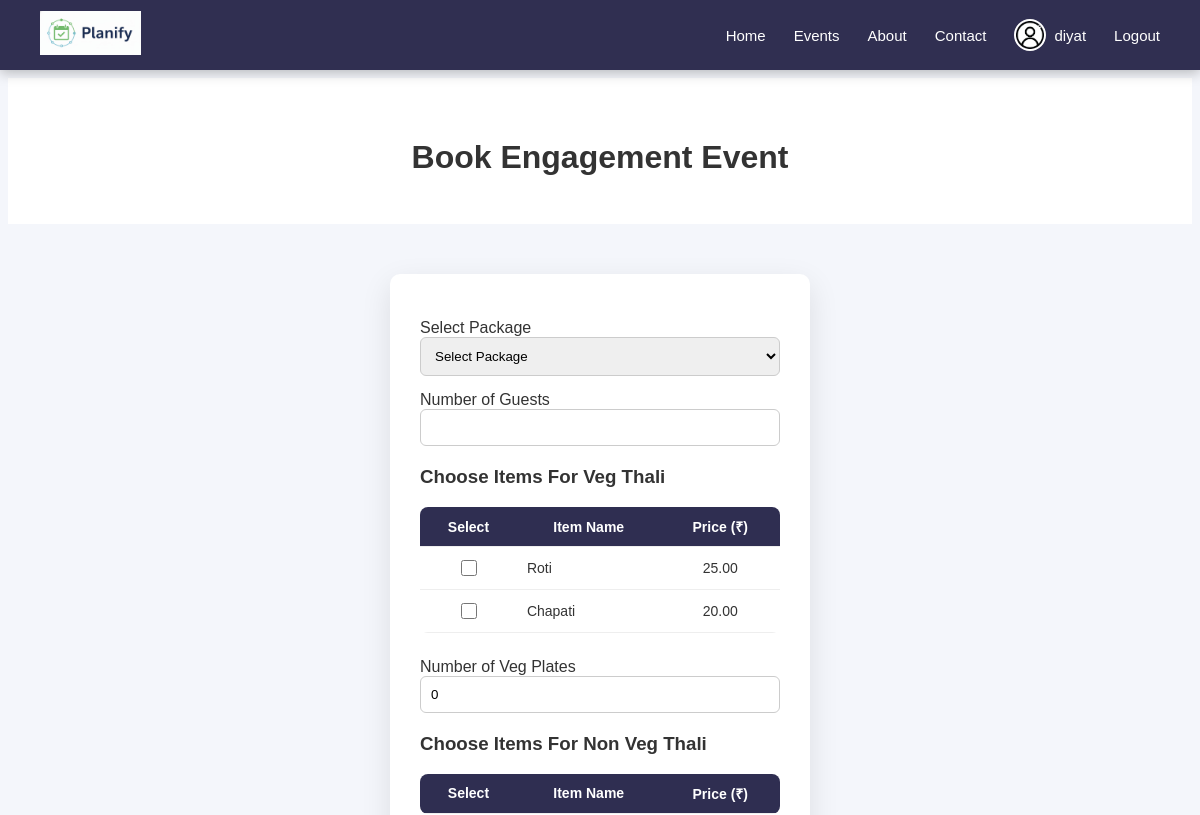
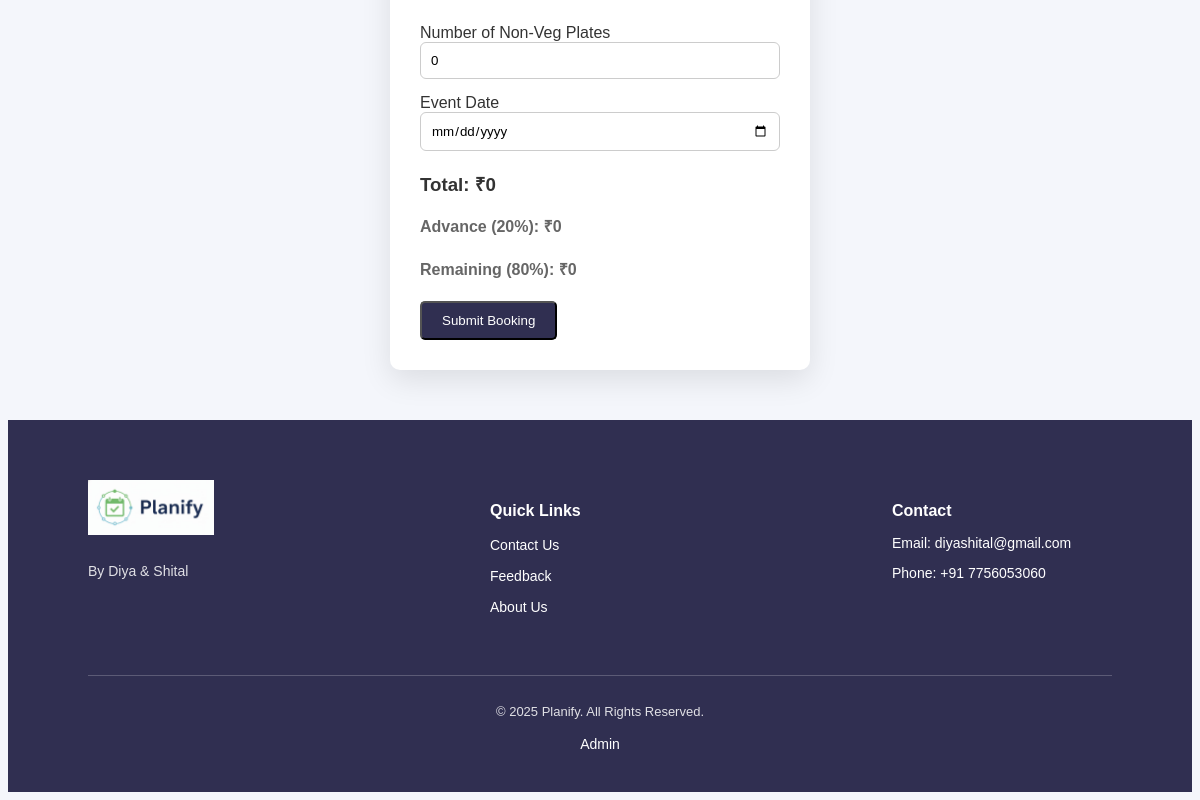
The app's page /booking.php?event_id=3 (signed in), older data (2 pictures, top to bottom).
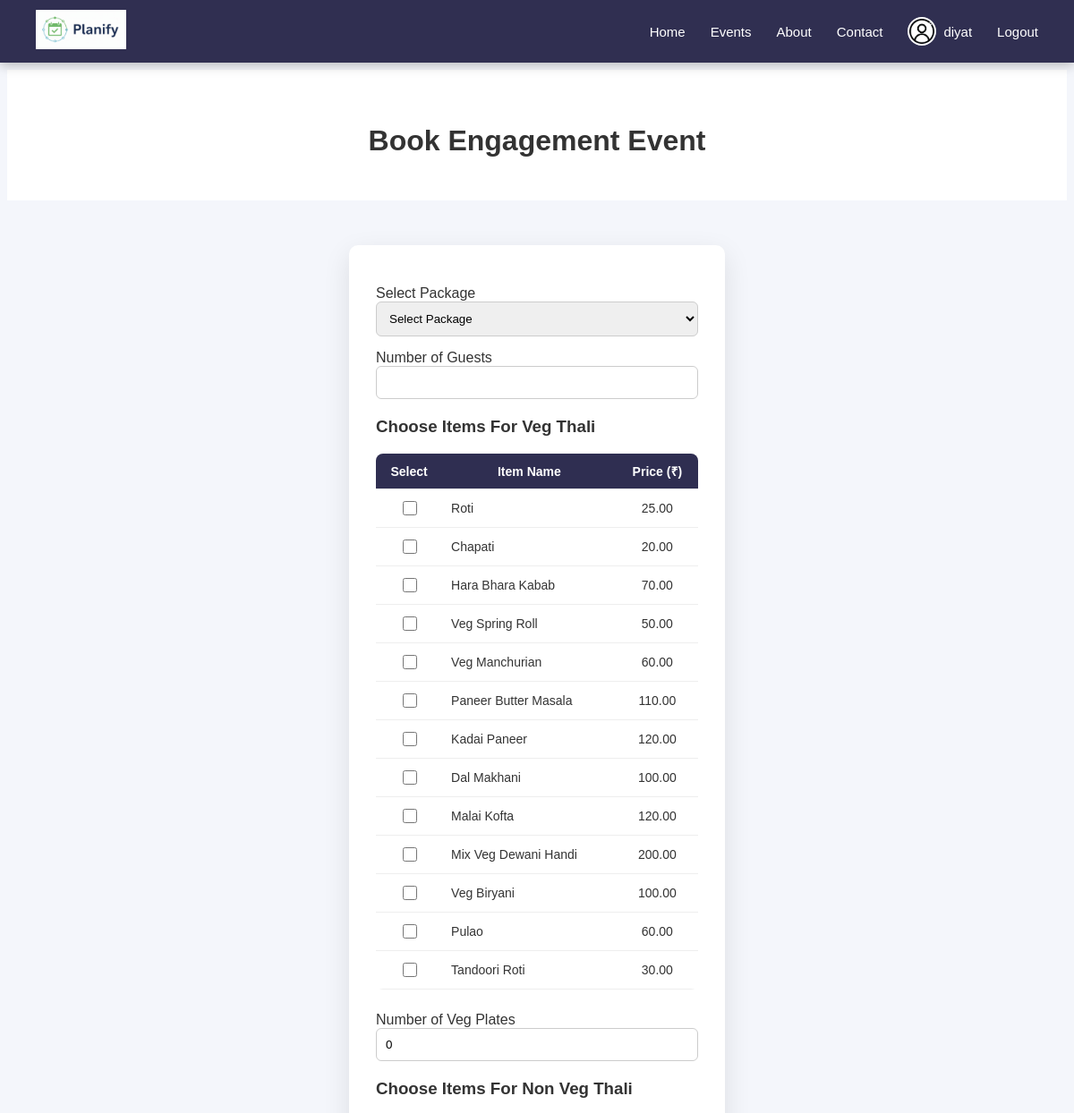
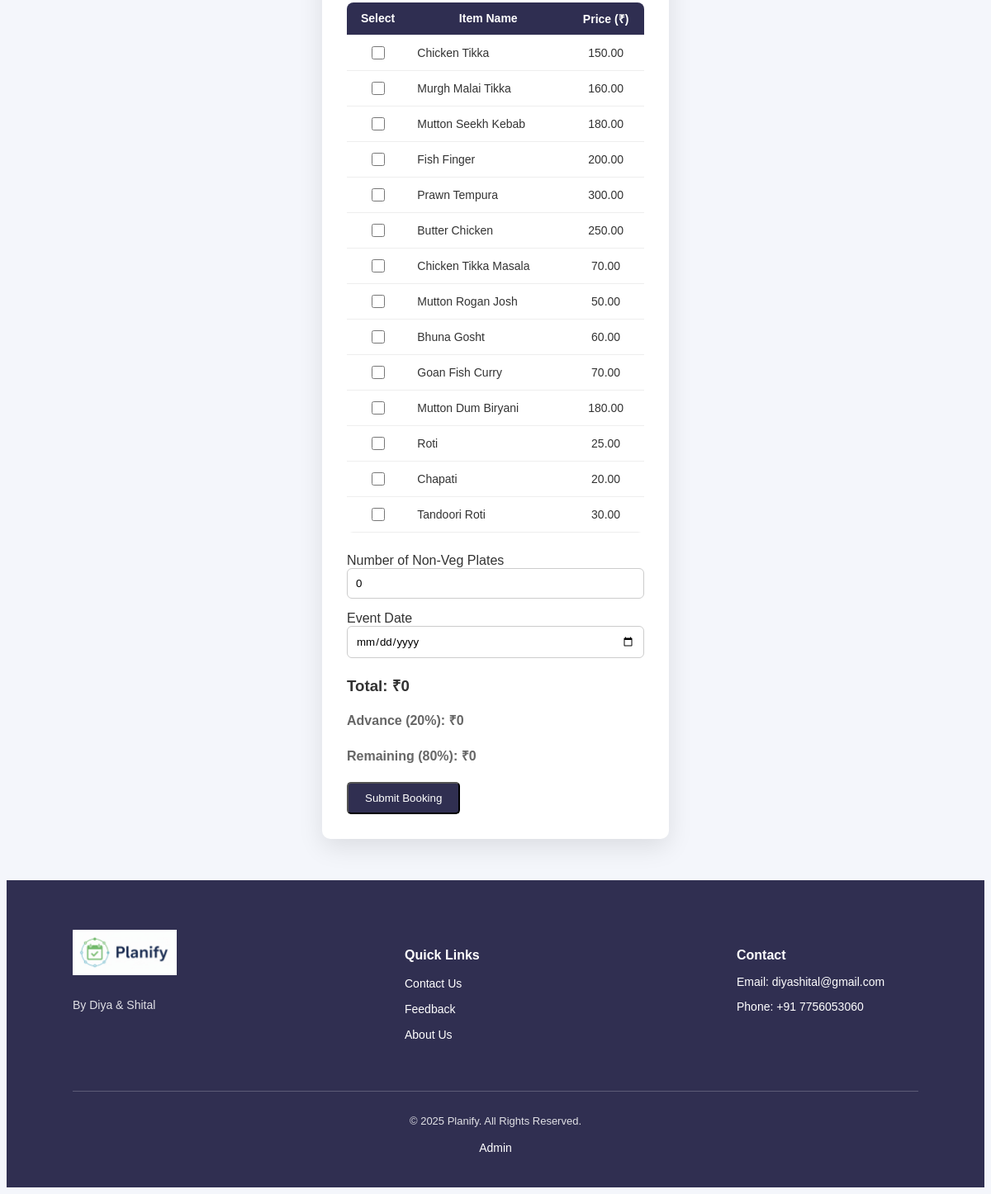
The same page, newer data (2 pictures, top to bottom).
### tables this page shows
CREATE TABLE `events` (
  `id` int(11) NOT NULL,
  `event_name` varchar(100) NOT NULL,
  `description` text NOT NULL,
  `image` varchar(255) DEFAULT NULL
);

CREATE TABLE `food_items` (
  `id` int(11) NOT NULL,
  `type` enum('Veg','NonVeg') NOT NULL,
  `item_name` varchar(100) DEFAULT NULL,
  `price` decimal(10,2) DEFAULT NULL
);

### booking.php (the view, shortened to what this page needs)
<?php
require_once "config/db.php";
$event_id = intval($_GET['event_id']);
$event = mysqli_fetch_assoc(
    mysqli_query($conn, "SELECT * FROM events WHERE id=$event_id")
);
$veg_items = mysqli_query($conn, "SELECT * FROM food_items WHERE type='Veg'");
$nonveg_items = mysqli_query($conn, "SELECT * FROM food_items WHERE type='NonVeg'");
?>
<!DOCTYPE html>
<html>
<head>
    <link rel="stylesheet" href="css/style.css">
</head>
<body>
    <?php include("includes/header.php"); ?>
    <div class="event-header">
        <h1>Book <?php echo htmlspecialchars($event['event_name']); ?></h1>
    </div>
    <div class="booking-container">
        <form method="POST" class="booking-form">
            <label>Select Package</label>
            <select id="package_select" name="package_select" required>
                <option value="">Select Package</option>
            </select>
            <label>Number of Guests</label>
            <input type="number" name="guests" id="guests" min="1" required>
            <h3>Choose Items For Veg Thali</h3>
            <table class="food-table">
                <thead>
                    <tr>
                        <th>Select</th>
                        <th>Item Name</th>
                        <th>Price (₹)</th>
                    </tr>
                </thead>
                <tbody>
                    <?php while ($veg = mysqli_fetch_assoc($veg_items)) { ?>
                        <tr>
                            <td>
                                <input type="checkbox"
                                    name="food_items[]"
                                    class="food_item"
                                    value="<?php echo $veg['id']; ?>"
                                    data-price="<?php echo $veg['price']; ?>"
                                    data-type="Veg">
                            </td>
                            <td><?php echo $veg['item_name']; ?></td>
                            <td><?php echo $veg['price']; ?></td>
                        </tr>
                    <?php } ?>
                </tbody>
            </table>
            <label>Number of Veg Plates</label>
            <input type="number" name="veg_qty" id="veg_qty" min="0" value="0">
            <h3>Choose Items For Non Veg Thali</h3>
            <table class="food-table">
                <thead>
                    <tr>
                        <th>Select</th>
                        <th>Item Name</th>
                        <th>Price (₹)</th>
                    </tr>
                </thead>
                <tbody>
                    <?php while ($nonveg = mysqli_fetch_assoc($nonveg_items)) { ?>
                        <tr>
                            <td>
                                <input type="checkbox"
                                    name="food_items[]"
                                    class="food_item"
                                    value="<?php echo $nonveg['id']; ?>"
                                    data-price="<?php echo $nonveg['price']; ?>"
                                    data-type="NonVeg">
                            </td>
                            <td><?php echo $nonveg['item_name']; ?></td>
                            <td><?php echo $nonveg['price']; ?></td>
                        </tr>
                    <?php } ?>
                </tbody>
            </table>
            <label>Number of Non-Veg Plates</label>
            <input type="number" name="nonveg_qty" id="nonveg_qty" min="0" value="0">
            <label>Event Date</label>
            <input type="date"
                name="event_date"
                min="<?php echo date('Y-m-d'); ?>"
                required>
            <h3>Total: ₹<span id="total">0</span></h3>
            <h4>Advance (20%): ₹<span id="advance">0</span></h4>
            <h4>Remaining (80%): ₹<span id="remaining">0</span></h4>
            <button type="submit" class="btn">Submit Booking</button>
        </form>
    </div>
    <?php include("includes/footer.php"); ?>
</body>
</html>

### includes/header.php (shortened to what this page needs)
<div class="navbar">
    <div class="logo">
        <a href="/planify/home.php">
            <img src="/planify/images/logo.jpg" alt="Planify Logo">
        </a>
    </div>
    <div class="nav-links">
        <a href="/planify/home.php">Home</a>
        <a href="/planify/events.php">Events</a>
        <a href="/planify/about.php">About</a>
        <a href="/planify/contact.php">Contact</a>
        <?php if (isset($_SESSION['username'])): ?>
            <a href="/planify/user/dashboard.php" class="user-profile">
                <img src="/planify/images/user.png" alt="User" class="user-icon">
                <?php echo htmlspecialchars($_SESSION['username']); ?>
            </a>
            <a href="/planify/auth/logout.php">Logout</a>
        <?php else: ?>
            <a href="/planify/auth/login.php">Login</a>
        <?php endif; ?>
    </div>
</div>

### includes/footer.php (shortened to what this page needs)
<footer class="footer">
    <div class="footer-container">
        <div class="footer-section">
            <img src="/planify/images/logo.jpg" alt="Planify Logo" class="footer-logo">
            <p class="footer-brand">By Diya & Shital</p>
        </div>
        <div class="footer-section">
            <h4>Quick Links</h4>
            <ul>
                <li><a href="/planify/contact.php">Contact Us</a></li>
                <li><a href="/planify/ratings.php">Feedback</a></li>
                <li><a href="/planify/about.php">About Us</a></li>
            </ul>
        </div>
        <div class="footer-section">
            <h4>Contact</h4>
            <p>Email: diyashital@gmail.com</p>
            <p>Phone: +91 7756053060</p>
        </div>
    </div>
    <div class="footer-bottom">
        <p>© 2025 Planify. All Rights Reserved.</p>
    </div>
    <div class="footer-section admin-link">
        <ul>
            <li>
                <a href="/Planify/admin/admin_login.php">Admin</a>
            </li>
        </ul>
    </div>
</footer>

### css/style.css (style rules this page uses)
* { padding: 0; box-sizing: border-box; font-family: 'Poppins', sans-serif; }
body { background: #f4f6fb; color: #333; padding-top: 70px; }
:root { --brand: rgb(48, 47, 81); --brand-dark: rgb(38, 37, 65); }
.navbar { position: fixed; top: 0; left: 0; width: 100%; height: 70px; background: rgb(48, 47, 81); display: flex; align-items: center; justify-content: space-between; padding: 0 40px; z-index: 1000; box-shadow: 0 3px 12px rgba(0, 0, 0, 0.25); }
.logo img { height: 44px; }
.nav-links { display: flex; align-items: center; }
.nav-links a { margin-left: 28px; text-decoration: none; color: #ffffff; font-size: 15px; font-weight: 500; position: relative; transition: 0.3s; display: flex; align-items: center; }
.nav-links a::after { content: ''; position: absolute; left: 0; bottom: -6px; width: 0%; height: 2px; background: #ffffff; transition: 0.3s; }
.user-profile { display: flex; align-items: center; gap: 8px; }
.user-icon { width: 32px; height: 32px; border-radius: 50%; object-fit: cover; border: 2px solid #ffffff; }
.nav-links .user-profile::after { display: none; }
.footer { background: var(--brand); color: #ffffff; padding: 60px 80px 20px; }
.footer-container { display: flex; justify-content: space-between; flex-wrap: wrap; gap: 40px; }
.footer-section { min-width: 220px; }
.footer-logo { height: 55px; margin-bottom: 10px; }
.footer-brand { font-size: 14px; opacity: 0.85; }
.footer-section h4 { margin-bottom: 15px; font-size: 16px; }
.footer-section ul { list-style: none; }
.footer-section ul li { margin-bottom: 10px; }
.footer-section ul li a { position: relative; display: inline-block; color: #ffffff; text-decoration: none; font-size: 14px; padding-bottom: 4px; }
.footer-section ul li a { position: relative; }
.footer-section ul li a::after { content: ''; position: absolute; left: 0; bottom: -4px; width: 0%; height: 2px; background: #ffffff; transition: width 0.3s ease; }
.footer-section p { font-size: 14px; margin-bottom: 8px; }
.footer-bottom { margin-top: 40px; padding-top: 15px; border-top: 1px solid rgba(255, 255, 255, 0.25); text-align: center; font-size: 13px; opacity: 0.85; }
.admin-link { text-align: center; margin-top: 10px; }
.admin-link a { color: #ffffff; font-size: 13px; text-decoration: none; }
.event-header { background: white; padding: 40px 20px; text-align: center; }
.event-header h1 { font-size: 32px; margin-bottom: 8px; }
.btn { background-color: rgb(48, 47, 81); color: white; padding: 10px 20px; text-decoration: none; border-radius: 5px; }
.booking-container { padding: 50px 10%; display: flex; justify-content: center; }
.booking-form { background: white; padding: 30px; width: 420px; border-radius: 10px; box-shadow: 0 10px 30px rgba(0, 0, 0, 0.1); }
.booking-form label { display: block; margin-top: 15px; font-weight: 500; }
.booking-form input, .booking-form select { width: 100%; padding: 10px; border-radius: 6px; border: 1px solid #ccc; }
.booking-form h3 { margin-top: 20px; color: #333; }
.booking-form h4 { margin-top: 5px; color: #666; }
.food-table { width: 100%; border-collapse: collapse; margin: 15px 0 25px 0; background: #ffffff; border-radius: 8px; overflow: hidden; }
.food-table thead { background: #2f2e51; color: white; }
.food-table th, .food-table td { padding: 10px; text-align: center; border-bottom: 1px solid #eee; font-size: 14px; }
.food-table input[type="checkbox"] { width: 16px; height: 16px; cursor: pointer; }
.food-table td:nth-child(2) { text-align: left; }

Row changes from the older to the newer data that the page shows:
added food_items: item_name "Hara Bhara Kabab", price "70.00", shown under "Choose Items For Veg Thali"
added food_items: item_name "Veg Spring Roll", price "50.00", shown under "Choose Items For Veg Thali"
added food_items: item_name "Veg Manchurian", price "60.00", shown under "Choose Items For Veg Thali"
added food_items: item_name "Paneer Butter Masala", price "110.00", shown under "Choose Items For Veg Thali"
added food_items: item_name "Kadai Paneer", price "120.00", shown under "Choose Items For Veg Thali"
added food_items: item_name "Dal Makhani", price "100.00", shown under "Choose Items For Veg Thali"
added food_items: item_name "Malai Kofta", price "120.00", shown under "Choose Items For Veg Thali"
added food_items: item_name "Mix Veg Dewani Handi", price "200.00", shown under "Choose Items For Veg Thali"
added food_items: item_name "Veg Biryani", price "100.00", shown under "Choose Items For Veg Thali"
added food_items: item_name "Pulao", price "60.00", shown under "Choose Items For Veg Thali"
added food_items: item_name "Tandoori Roti", price "30.00", shown under "Choose Items For Veg Thali"
added food_items: item_name "Chicken Tikka", price "150.00", shown under "Choose Items For Non Veg Thali"
added food_items: item_name "Murgh Malai Tikka", price "160.00", shown under "Choose Items For Non Veg Thali"
added food_items: item_name "Mutton Seekh Kebab", price "180.00", shown under "Choose Items For Non Veg Thali"
added food_items: item_name "Fish Finger", price "200.00", shown under "Choose Items For Non Veg Thali"
added food_items: item_name "Prawn Tempura", price "300.00", shown under "Choose Items For Non Veg Thali"
added food_items: item_name "Butter Chicken", price "250.00", shown under "Choose Items For Non Veg Thali"
added food_items: item_name "Chicken Tikka Masala", price "70.00", shown under "Choose Items For Non Veg Thali"
added food_items: item_name "Mutton Rogan Josh", price "50.00", shown under "Choose Items For Non Veg Thali"
added food_items: item_name "Bhuna Gosht", price "60.00", shown under "Choose Items For Non Veg Thali"
added food_items: item_name "Goan Fish Curry", price "70.00", shown under "Choose Items For Non Veg Thali"
added food_items: item_name "Mutton Dum Biryani", price "180.00", shown under "Choose Items For Non Veg Thali"
added food_items: item_name "Roti", price "25.00", shown under "Choose Items For Non Veg Thali"
added food_items: item_name "Chapati", price "20.00", shown under "Choose Items For Non Veg Thali"
added food_items: item_name "Tandoori Roti", price "30.00", shown under "Choose Items For Non Veg Thali"
